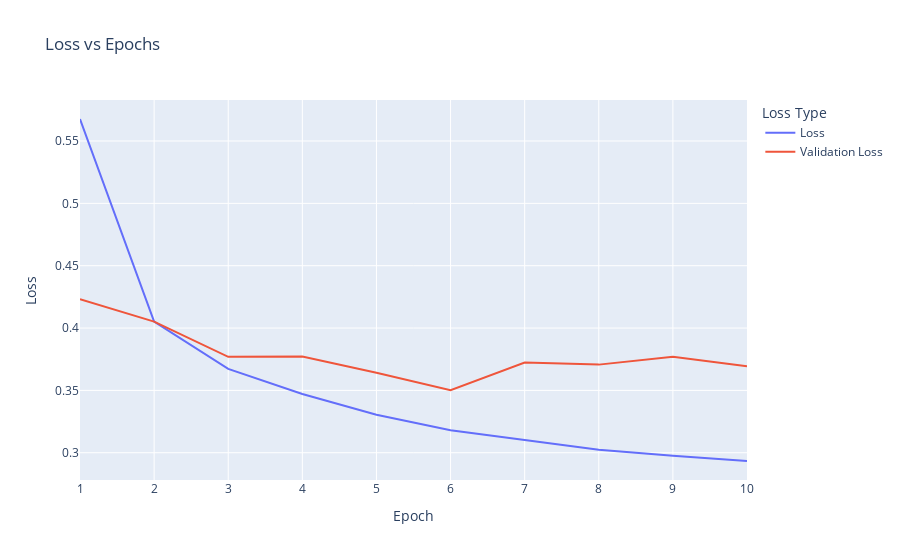

Notebook source saved alongside this figure:
### Code cell
import plotly.express as px
import pandas as pd

# Create a DataFrame from the training and validation loss history
history_data = {
    'Epoch': list(range(1, len(model_1.history.history['loss']) + 1)),
    'Loss': model_1.history.history['loss'],
    'Validation Loss': model_1.history.history['val_loss']
}

history_df = pd.DataFrame(history_data)

# Create the plot using Plotly Express
fig = px.line(history_df, x='Epoch', y=['Loss', 'Validation Loss'], 
              labels={'Epoch': 'Epoch', 'value': 'Loss'}, 
              title="Loss vs Epochs")
fig.update_layout(
    legend_title="Loss Type",
    xaxis_title="Epoch",
    yaxis_title="Loss"
)

# Show the plot
fig.show()

### Figure 1 — Plotly figure (JSON) as saved in the notebook; plotly's stock layout.template omitted (floating-point values rounded to 4 significant figures)
{"data": [{"hovertemplate": "variable=Loss<br>Epoch=%{x}<br>Loss=%{y}<extra></extra>", "legendgroup": "Loss", "line": {"color": "#636efa", "dash": "solid"}, "marker": {"symbol": "circle"}, "mode": "lines", "name": "Loss", "orientation": "v", "showlegend": true, "type": "scatter", "x": [1, 2, 3, 4, 5, 6, 7, 8, 9, 10], "xaxis": "x", "y": [0.5677, 0.4053, 0.3672, 0.3471, 0.3304, 0.3181, 0.3103, 0.3023, 0.2975, 0.2934], "yaxis": "y"}, {"hovertemplate": "variable=Validation Loss<br>Epoch=%{x}<br>Loss=%{y}<extra></extra>", "legendgroup": "Validation Loss", "line": {"color": "#EF553B", "dash": "solid"}, "marker": {"symbol": "circle"}, "mode": "lines", "name": "Validation Loss", "orientation": "v", "showlegend": true, "type": "scatter", "x": [1, 2, 3, 4, 5, 6, 7, 8, 9, 10], "xaxis": "x", "y": [0.4231, 0.4052, 0.3769, 0.3773, 0.3641, 0.3502, 0.3724, 0.3707, 0.3771, 0.3694], "yaxis": "y"}], "layout": {"legend": {"title": {"text": "Loss Type"}, "tracegroupgap": 0}, "title": {"text": "Loss vs Epochs"}, "xaxis": {"anchor": "y", "domain": [0, 1], "title": {"text": "Epoch"}}, "yaxis": {"anchor": "x", "domain": [0, 1], "title": {"text": "Loss"}}}}
